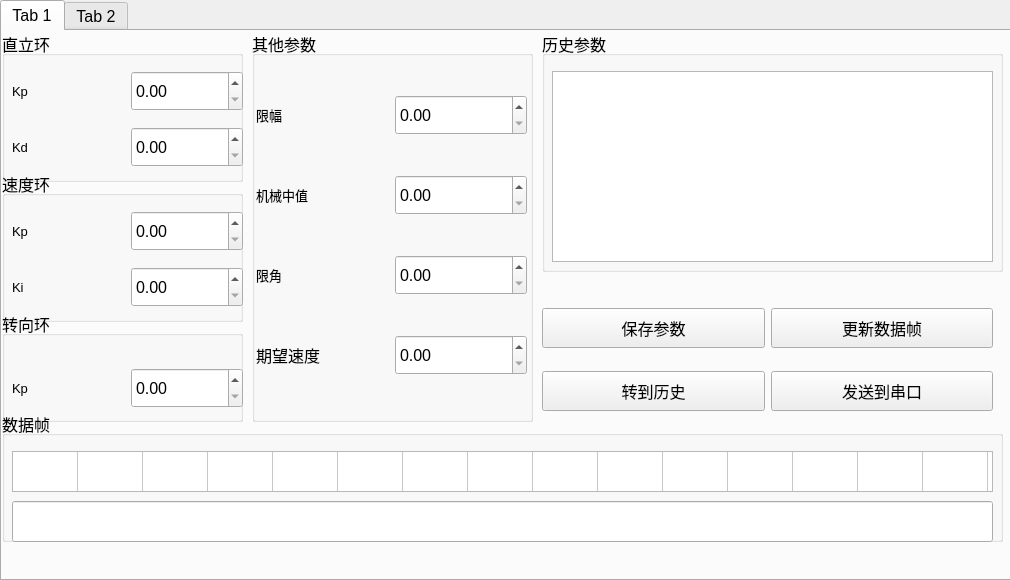
<?xml version="1.0" encoding="UTF-8"?>
<ui version="4.0">
 <class>PID</class>
 <widget class="QWidget" name="PID">
  <property name="geometry">
   <rect>
    <x>0</x>
    <y>0</y>
    <width>1010</width>
    <height>580</height>
   </rect>
  </property>
  <property name="minimumSize">
   <size>
    <width>1010</width>
    <height>580</height>
   </size>
  </property>
  <property name="maximumSize">
   <size>
    <width>1010</width>
    <height>580</height>
   </size>
  </property>
  <property name="windowTitle">
   <string>Form</string>
  </property>
  <widget class="QTabWidget" name="tabWidget">
   <property name="geometry">
    <rect>
     <x>0</x>
     <y>0</y>
     <width>1011</width>
     <height>581</height>
    </rect>
   </property>
   <property name="font">
    <font>
     <pointsize>12</pointsize>
    </font>
   </property>
   <property name="currentIndex">
    <number>0</number>
   </property>
   <widget class="QWidget" name="paramters">
    <attribute name="title">
     <string>Tab 1</string>
    </attribute>
    <widget class="QGroupBox" name="groupBox_Stand">
     <property name="geometry">
      <rect>
       <x>0</x>
       <y>0</y>
       <width>241</width>
       <height>151</height>
      </rect>
     </property>
     <property name="font">
      <font>
       <pointsize>12</pointsize>
      </font>
     </property>
     <property name="title">
      <string>直立环</string>
     </property>
     <widget class="QWidget" name="layoutWidget">
      <property name="geometry">
       <rect>
        <x>10</x>
        <y>30</y>
        <width>231</width>
        <height>118</height>
       </rect>
      </property>
      <layout class="QGridLayout" name="gridLayout">
       <item row="2" column="1">
        <widget class="QDoubleSpinBox" name="doubleSpinBox_Vertical_Kd">
         <property name="minimumSize">
          <size>
           <width>0</width>
           <height>40</height>
          </size>
         </property>
         <property name="maximumSize">
          <size>
           <width>16777215</width>
           <height>40</height>
          </size>
         </property>
        </widget>
       </item>
       <item row="0" column="1">
        <widget class="QDoubleSpinBox" name="doubleSpinBox_Vertical_Kp">
         <property name="minimumSize">
          <size>
           <width>0</width>
           <height>40</height>
          </size>
         </property>
         <property name="maximumSize">
          <size>
           <width>16777215</width>
           <height>40</height>
          </size>
         </property>
        </widget>
       </item>
       <item row="0" column="0">
        <widget class="QLabel" name="label_7">
         <property name="minimumSize">
          <size>
           <width>0</width>
           <height>40</height>
          </size>
         </property>
         <property name="maximumSize">
          <size>
           <width>16777215</width>
           <height>40</height>
          </size>
         </property>
         <property name="font">
          <font>
           <pointsize>10</pointsize>
          </font>
         </property>
         <property name="text">
          <string>Kp</string>
         </property>
        </widget>
       </item>
       <item row="2" column="0">
        <widget class="QLabel" name="label_8">
         <property name="minimumSize">
          <size>
           <width>0</width>
           <height>40</height>
          </size>
         </property>
         <property name="maximumSize">
          <size>
           <width>16777215</width>
           <height>40</height>
          </size>
         </property>
         <property name="font">
          <font>
           <pointsize>10</pointsize>
          </font>
         </property>
         <property name="text">
          <string>Kd</string>
         </property>
        </widget>
       </item>
      </layout>
     </widget>
    </widget>
    <widget class="QGroupBox" name="groupBox_Velocity">
     <property name="geometry">
      <rect>
       <x>0</x>
       <y>140</y>
       <width>241</width>
       <height>151</height>
      </rect>
     </property>
     <property name="font">
      <font>
       <pointsize>12</pointsize>
      </font>
     </property>
     <property name="title">
      <string>速度环</string>
     </property>
     <widget class="QWidget" name="layoutWidget_2">
      <property name="geometry">
       <rect>
        <x>10</x>
        <y>30</y>
        <width>231</width>
        <height>118</height>
       </rect>
      </property>
      <layout class="QGridLayout" name="gridLayout_2">
       <item row="0" column="0">
        <widget class="QLabel" name="label_9">
         <property name="minimumSize">
          <size>
           <width>0</width>
           <height>40</height>
          </size>
         </property>
         <property name="maximumSize">
          <size>
           <width>16777215</width>
           <height>40</height>
          </size>
         </property>
         <property name="font">
          <font>
           <pointsize>10</pointsize>
          </font>
         </property>
         <property name="text">
          <string>Kp</string>
         </property>
        </widget>
       </item>
       <item row="0" column="1">
        <widget class="QDoubleSpinBox" name="doubleSpinBox_Velocity_Kp">
         <property name="minimumSize">
          <size>
           <width>0</width>
           <height>40</height>
          </size>
         </property>
         <property name="maximumSize">
          <size>
           <width>16777215</width>
           <height>40</height>
          </size>
         </property>
        </widget>
       </item>
       <item row="1" column="1">
        <widget class="QDoubleSpinBox" name="doubleSpinBox_Velocity_Ki">
         <property name="minimumSize">
          <size>
           <width>0</width>
           <height>40</height>
          </size>
         </property>
         <property name="maximumSize">
          <size>
           <width>16777215</width>
           <height>40</height>
          </size>
         </property>
        </widget>
       </item>
       <item row="1" column="0">
        <widget class="QLabel" name="label_10">
         <property name="minimumSize">
          <size>
           <width>0</width>
           <height>40</height>
          </size>
         </property>
         <property name="maximumSize">
          <size>
           <width>16777215</width>
           <height>40</height>
          </size>
         </property>
         <property name="font">
          <font>
           <pointsize>10</pointsize>
          </font>
         </property>
         <property name="text">
          <string>Ki</string>
         </property>
        </widget>
       </item>
      </layout>
     </widget>
    </widget>
    <widget class="QGroupBox" name="groupBox_Velocity_2">
     <property name="geometry">
      <rect>
       <x>0</x>
       <y>280</y>
       <width>241</width>
       <height>111</height>
      </rect>
     </property>
     <property name="font">
      <font>
       <pointsize>12</pointsize>
      </font>
     </property>
     <property name="title">
      <string>转向环</string>
     </property>
     <widget class="QWidget" name="layoutWidget_3">
      <property name="geometry">
       <rect>
        <x>10</x>
        <y>50</y>
        <width>231</width>
        <height>54</height>
       </rect>
      </property>
      <layout class="QGridLayout" name="gridLayout_3">
       <item row="0" column="0">
        <widget class="QLabel" name="label_11">
         <property name="minimumSize">
          <size>
           <width>0</width>
           <height>40</height>
          </size>
         </property>
         <property name="maximumSize">
          <size>
           <width>16777215</width>
           <height>40</height>
          </size>
         </property>
         <property name="font">
          <font>
           <pointsize>10</pointsize>
          </font>
         </property>
         <property name="text">
          <string>Kp</string>
         </property>
        </widget>
       </item>
       <item row="0" column="1">
        <widget class="QDoubleSpinBox" name="doubleSpinBox_Turn_Kp">
         <property name="minimumSize">
          <size>
           <width>0</width>
           <height>40</height>
          </size>
         </property>
         <property name="maximumSize">
          <size>
           <width>16777215</width>
           <height>40</height>
          </size>
         </property>
        </widget>
       </item>
      </layout>
     </widget>
    </widget>
    <widget class="QGroupBox" name="groupBox_Other">
     <property name="geometry">
      <rect>
       <x>250</x>
       <y>0</y>
       <width>281</width>
       <height>391</height>
      </rect>
     </property>
     <property name="font">
      <font>
       <pointsize>12</pointsize>
      </font>
     </property>
     <property name="title">
      <string>其他参数</string>
     </property>
     <widget class="QWidget" name="layoutWidget">
      <property name="geometry">
       <rect>
        <x>4</x>
        <y>30</y>
        <width>271</width>
        <height>351</height>
       </rect>
      </property>
      <layout class="QVBoxLayout" name="verticalLayout_Other">
       <item>
        <layout class="QHBoxLayout" name="horizontalLayout_PWMlim">
         <item>
          <widget class="QLabel" name="label">
           <property name="minimumSize">
            <size>
             <width>0</width>
             <height>40</height>
            </size>
           </property>
           <property name="maximumSize">
            <size>
             <width>16777215</width>
             <height>40</height>
            </size>
           </property>
           <property name="font">
            <font>
             <pointsize>10</pointsize>
            </font>
           </property>
           <property name="text">
            <string>限幅</string>
           </property>
          </widget>
         </item>
         <item>
          <widget class="QDoubleSpinBox" name="doubleSpinBox_PWMlim">
           <property name="minimumSize">
            <size>
             <width>0</width>
             <height>40</height>
            </size>
           </property>
           <property name="maximumSize">
            <size>
             <width>16777215</width>
             <height>40</height>
            </size>
           </property>
          </widget>
         </item>
        </layout>
       </item>
       <item>
        <layout class="QHBoxLayout" name="horizontalLayout_Med">
         <item>
          <widget class="QLabel" name="label_2">
           <property name="minimumSize">
            <size>
             <width>0</width>
             <height>40</height>
            </size>
           </property>
           <property name="maximumSize">
            <size>
             <width>16777215</width>
             <height>40</height>
            </size>
           </property>
           <property name="font">
            <font>
             <pointsize>10</pointsize>
            </font>
           </property>
           <property name="text">
            <string>机械中值</string>
           </property>
          </widget>
         </item>
         <item>
          <widget class="QDoubleSpinBox" name="doubleSpinBox_Med">
           <property name="minimumSize">
            <size>
             <width>0</width>
             <height>40</height>
            </size>
           </property>
           <property name="maximumSize">
            <size>
             <width>16777215</width>
             <height>40</height>
            </size>
           </property>
          </widget>
         </item>
        </layout>
       </item>
       <item>
        <layout class="QHBoxLayout" name="horizontalLayout_Anglelim">
         <item>
          <widget class="QLabel" name="label_3">
           <property name="minimumSize">
            <size>
             <width>0</width>
             <height>40</height>
            </size>
           </property>
           <property name="maximumSize">
            <size>
             <width>16777215</width>
             <height>40</height>
            </size>
           </property>
           <property name="font">
            <font>
             <pointsize>10</pointsize>
            </font>
           </property>
           <property name="text">
            <string>限角</string>
           </property>
          </widget>
         </item>
         <item>
          <widget class="QDoubleSpinBox" name="doubleSpinBox_Anglelim">
           <property name="minimumSize">
            <size>
             <width>0</width>
             <height>40</height>
            </size>
           </property>
           <property name="maximumSize">
            <size>
             <width>16777215</width>
             <height>40</height>
            </size>
           </property>
          </widget>
         </item>
        </layout>
       </item>
       <item>
        <layout class="QHBoxLayout" name="horizontalLayout_Speed">
         <item>
          <widget class="QLabel" name="label_4">
           <property name="minimumSize">
            <size>
             <width>0</width>
             <height>40</height>
            </size>
           </property>
           <property name="maximumSize">
            <size>
             <width>16777215</width>
             <height>40</height>
            </size>
           </property>
           <property name="text">
            <string>期望速度</string>
           </property>
          </widget>
         </item>
         <item>
          <widget class="QDoubleSpinBox" name="doubleSpinBox_Speed">
           <property name="minimumSize">
            <size>
             <width>0</width>
             <height>40</height>
            </size>
           </property>
           <property name="maximumSize">
            <size>
             <width>16777215</width>
             <height>40</height>
            </size>
           </property>
          </widget>
         </item>
        </layout>
       </item>
      </layout>
     </widget>
    </widget>
    <widget class="QGroupBox" name="groupBox">
     <property name="geometry">
      <rect>
       <x>540</x>
       <y>0</y>
       <width>461</width>
       <height>241</height>
      </rect>
     </property>
     <property name="font">
      <font>
       <pointsize>12</pointsize>
      </font>
     </property>
     <property name="title">
      <string>历史参数</string>
     </property>
     <widget class="QListWidget" name="listWidget_History">
      <property name="geometry">
       <rect>
        <x>10</x>
        <y>40</y>
        <width>441</width>
        <height>191</height>
       </rect>
      </property>
      <property name="font">
       <font>
        <pointsize>12</pointsize>
       </font>
      </property>
     </widget>
    </widget>
    <widget class="QGroupBox" name="groupBox_2">
     <property name="geometry">
      <rect>
       <x>0</x>
       <y>380</y>
       <width>1001</width>
       <height>131</height>
      </rect>
     </property>
     <property name="font">
      <font>
       <pointsize>12</pointsize>
      </font>
     </property>
     <property name="title">
      <string>数据帧</string>
     </property>
     <widget class="QLineEdit" name="lineEdit_DataBits">
      <property name="geometry">
       <rect>
        <x>10</x>
        <y>90</y>
        <width>981</width>
        <height>41</height>
       </rect>
      </property>
      <property name="font">
       <font>
        <pointsize>9</pointsize>
       </font>
      </property>
     </widget>
     <widget class="QTableWidget" name="tableWidget_Databits">
      <property name="geometry">
       <rect>
        <x>10</x>
        <y>40</y>
        <width>981</width>
        <height>41</height>
       </rect>
      </property>
      <property name="font">
       <font>
        <family>Microsoft YaHei UI Light</family>
        <pointsize>9</pointsize>
        <weight>75</weight>
        <bold>true</bold>
       </font>
      </property>
      <property name="layoutDirection">
       <enum>Qt::LeftToRight</enum>
      </property>
      <property name="autoFillBackground">
       <bool>false</bool>
      </property>
      <property name="rowCount">
       <number>1</number>
      </property>
      <property name="columnCount">
       <number>15</number>
      </property>
      <attribute name="horizontalHeaderVisible">
       <bool>false</bool>
      </attribute>
      <attribute name="horizontalHeaderDefaultSectionSize">
       <number>65</number>
      </attribute>
      <attribute name="horizontalHeaderMinimumSectionSize">
       <number>65</number>
      </attribute>
      <attribute name="verticalHeaderVisible">
       <bool>false</bool>
      </attribute>
      <attribute name="verticalHeaderDefaultSectionSize">
       <number>40</number>
      </attribute>
      <attribute name="verticalHeaderMinimumSectionSize">
       <number>40</number>
      </attribute>
      <row>
       <property name="text">
        <string/>
       </property>
      </row>
      <column>
       <property name="text">
        <string>0</string>
       </property>
      </column>
      <column>
       <property name="text">
        <string>1</string>
       </property>
      </column>
      <column>
       <property name="text">
        <string>2</string>
       </property>
      </column>
      <column>
       <property name="text">
        <string>3</string>
       </property>
      </column>
      <column>
       <property name="text">
        <string>4</string>
       </property>
      </column>
      <column>
       <property name="text">
        <string>5</string>
       </property>
      </column>
      <column>
       <property name="text">
        <string>6</string>
       </property>
      </column>
      <column>
       <property name="text">
        <string>7</string>
       </property>
      </column>
      <column>
       <property name="text">
        <string>8</string>
       </property>
      </column>
      <column>
       <property name="text">
        <string>9</string>
       </property>
      </column>
      <column>
       <property name="text">
        <string>10</string>
       </property>
      </column>
      <column>
       <property name="text">
        <string>12</string>
       </property>
      </column>
      <column>
       <property name="text">
        <string>13</string>
       </property>
      </column>
      <column>
       <property name="text">
        <string>14</string>
       </property>
      </column>
      <column>
       <property name="text">
        <string>15</string>
       </property>
      </column>
     </widget>
    </widget>
    <widget class="QWidget" name="">
     <property name="geometry">
      <rect>
       <x>540</x>
       <y>260</y>
       <width>451</width>
       <height>138</height>
      </rect>
     </property>
     <layout class="QGridLayout" name="gridLayout_5">
      <item row="1" column="0">
       <widget class="QPushButton" name="pushButton_SetHistoryPID">
        <property name="minimumSize">
         <size>
          <width>0</width>
          <height>40</height>
         </size>
        </property>
        <property name="maximumSize">
         <size>
          <width>16777215</width>
          <height>40</height>
         </size>
        </property>
        <property name="font">
         <font>
          <pointsize>12</pointsize>
         </font>
        </property>
        <property name="text">
         <string>转到历史</string>
        </property>
       </widget>
      </item>
      <item row="0" column="0">
       <widget class="QPushButton" name="pushButton_SavePID">
        <property name="minimumSize">
         <size>
          <width>0</width>
          <height>40</height>
         </size>
        </property>
        <property name="maximumSize">
         <size>
          <width>16777215</width>
          <height>40</height>
         </size>
        </property>
        <property name="font">
         <font>
          <pointsize>12</pointsize>
         </font>
        </property>
        <property name="text">
         <string>保存参数</string>
        </property>
       </widget>
      </item>
      <item row="0" column="1">
       <widget class="QPushButton" name="pushButton_RefreshPID">
        <property name="minimumSize">
         <size>
          <width>0</width>
          <height>40</height>
         </size>
        </property>
        <property name="maximumSize">
         <size>
          <width>16777215</width>
          <height>40</height>
         </size>
        </property>
        <property name="font">
         <font>
          <pointsize>12</pointsize>
         </font>
        </property>
        <property name="text">
         <string>更新数据帧</string>
        </property>
       </widget>
      </item>
      <item row="1" column="1">
       <widget class="QPushButton" name="pushButton_SendPID">
        <property name="minimumSize">
         <size>
          <width>0</width>
          <height>40</height>
         </size>
        </property>
        <property name="maximumSize">
         <size>
          <width>16777215</width>
          <height>40</height>
         </size>
        </property>
        <property name="font">
         <font>
          <pointsize>12</pointsize>
         </font>
        </property>
        <property name="text">
         <string>发送到串口</string>
        </property>
       </widget>
      </item>
     </layout>
    </widget>
   </widget>
   <widget class="QWidget" name="waveform">
    <property name="toolTip">
     <string>&lt;html&gt;&lt;head/&gt;&lt;body&gt;&lt;p&gt;waveform&lt;/p&gt;&lt;/body&gt;&lt;/html&gt;</string>
    </property>
    <attribute name="title">
     <string>Tab 2</string>
    </attribute>
    <widget class="QPushButton" name="pushButton_Wave">
     <property name="geometry">
      <rect>
       <x>750</x>
       <y>330</y>
       <width>241</width>
       <height>54</height>
      </rect>
     </property>
     <property name="font">
      <font>
       <pointsize>10</pointsize>
      </font>
     </property>
     <property name="text">
      <string>显示波形</string>
     </property>
    </widget>
    <widget class="QChartView" name="widget_Wave" native="true">
     <property name="geometry">
      <rect>
       <x>0</x>
       <y>0</y>
       <width>741</width>
       <height>521</height>
      </rect>
     </property>
    </widget>
    <widget class="QWidget" name="layoutWidget">
     <property name="geometry">
      <rect>
       <x>750</x>
       <y>0</y>
       <width>251</width>
       <height>324</height>
      </rect>
     </property>
     <layout class="QGridLayout" name="gridLayout_4">
      <property name="leftMargin">
       <number>0</number>
      </property>
      <property name="topMargin">
       <number>0</number>
      </property>
      <property name="rightMargin">
       <number>0</number>
      </property>
      <property name="bottomMargin">
       <number>0</number>
      </property>
      <property name="horizontalSpacing">
       <number>6</number>
      </property>
      <item row="4" column="0">
       <widget class="QCheckBox" name="checkBox_EB">
        <property name="minimumSize">
         <size>
          <width>0</width>
          <height>40</height>
         </size>
        </property>
        <property name="maximumSize">
         <size>
          <width>16777215</width>
          <height>40</height>
         </size>
        </property>
        <property name="font">
         <font>
          <pointsize>12</pointsize>
         </font>
        </property>
        <property name="text">
         <string>编码器B</string>
        </property>
       </widget>
      </item>
      <item row="2" column="1">
       <widget class="QLabel" name="label_Yaw">
        <property name="minimumSize">
         <size>
          <width>0</width>
          <height>40</height>
         </size>
        </property>
        <property name="maximumSize">
         <size>
          <width>16777215</width>
          <height>40</height>
         </size>
        </property>
        <property name="font">
         <font>
          <pointsize>12</pointsize>
         </font>
        </property>
        <property name="text">
         <string>0</string>
        </property>
       </widget>
      </item>
      <item row="1" column="1">
       <widget class="QLabel" name="label_Roll">
        <property name="minimumSize">
         <size>
          <width>0</width>
          <height>40</height>
         </size>
        </property>
        <property name="maximumSize">
         <size>
          <width>16777215</width>
          <height>40</height>
         </size>
        </property>
        <property name="font">
         <font>
          <pointsize>12</pointsize>
         </font>
        </property>
        <property name="text">
         <string>0</string>
        </property>
       </widget>
      </item>
      <item row="4" column="1">
       <widget class="QLabel" name="label_EB">
        <property name="minimumSize">
         <size>
          <width>0</width>
          <height>40</height>
         </size>
        </property>
        <property name="maximumSize">
         <size>
          <width>16777215</width>
          <height>40</height>
         </size>
        </property>
        <property name="font">
         <font>
          <pointsize>12</pointsize>
         </font>
        </property>
        <property name="text">
         <string>0</string>
        </property>
       </widget>
      </item>
      <item row="0" column="1">
       <widget class="QLabel" name="label_Pitch">
        <property name="minimumSize">
         <size>
          <width>0</width>
          <height>40</height>
         </size>
        </property>
        <property name="maximumSize">
         <size>
          <width>16777215</width>
          <height>40</height>
         </size>
        </property>
        <property name="font">
         <font>
          <pointsize>12</pointsize>
         </font>
        </property>
        <property name="text">
         <string>0</string>
        </property>
       </widget>
      </item>
      <item row="3" column="1">
       <widget class="QLabel" name="label_EA">
        <property name="minimumSize">
         <size>
          <width>0</width>
          <height>40</height>
         </size>
        </property>
        <property name="maximumSize">
         <size>
          <width>16777215</width>
          <height>40</height>
         </size>
        </property>
        <property name="font">
         <font>
          <pointsize>12</pointsize>
         </font>
        </property>
        <property name="text">
         <string>0</string>
        </property>
       </widget>
      </item>
      <item row="1" column="0">
       <widget class="QCheckBox" name="checkBox_Roll">
        <property name="minimumSize">
         <size>
          <width>0</width>
          <height>40</height>
         </size>
        </property>
        <property name="maximumSize">
         <size>
          <width>16777215</width>
          <height>40</height>
         </size>
        </property>
        <property name="font">
         <font>
          <pointsize>12</pointsize>
         </font>
        </property>
        <property name="text">
         <string>滚降角</string>
        </property>
       </widget>
      </item>
      <item row="2" column="0">
       <widget class="QCheckBox" name="checkBox_Yaw">
        <property name="minimumSize">
         <size>
          <width>0</width>
          <height>40</height>
         </size>
        </property>
        <property name="maximumSize">
         <size>
          <width>16777215</width>
          <height>40</height>
         </size>
        </property>
        <property name="font">
         <font>
          <pointsize>12</pointsize>
         </font>
        </property>
        <property name="text">
         <string>偏航角</string>
        </property>
       </widget>
      </item>
      <item row="3" column="0">
       <widget class="QCheckBox" name="checkBox_EA">
        <property name="minimumSize">
         <size>
          <width>0</width>
          <height>40</height>
         </size>
        </property>
        <property name="maximumSize">
         <size>
          <width>16777215</width>
          <height>40</height>
         </size>
        </property>
        <property name="font">
         <font>
          <pointsize>12</pointsize>
         </font>
        </property>
        <property name="text">
         <string>编码器A</string>
        </property>
       </widget>
      </item>
      <item row="0" column="0">
       <widget class="QCheckBox" name="checkBox_Pitch">
        <property name="minimumSize">
         <size>
          <width>0</width>
          <height>40</height>
         </size>
        </property>
        <property name="maximumSize">
         <size>
          <width>16777215</width>
          <height>40</height>
         </size>
        </property>
        <property name="font">
         <font>
          <pointsize>12</pointsize>
         </font>
        </property>
        <property name="text">
         <string>俯仰角</string>
        </property>
       </widget>
      </item>
     </layout>
    </widget>
   </widget>
  </widget>
 </widget>
 <customwidgets>
  <customwidget>
   <class>QChartView</class>
   <extends>QWidget</extends>
   <header location="global">qchartview.h</header>
   <container>1</container>
  </customwidget>
 </customwidgets>
 <resources/>
 <connections/>
</ui>
